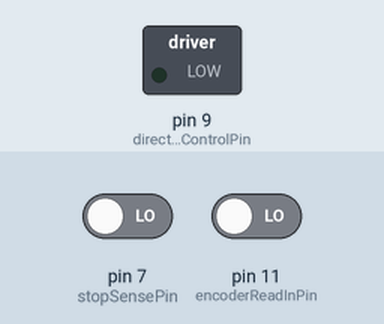
This sketch was run on a simulated Arduino Uno, built with avr-gcc and run on an emulated ATmega328P. On the bench: switched loads named in the sketch (green lamp = pin HIGH). The inputs (shaded band) are chosen by the test bench; at power-on: pin 7 (stopSensePin) LOW, pin 11 (encoderReadInPin) LOW. Pins used as bus, display or sensor lines are not drawn; what the sketch prints to the serial monitor is not drawn.

Above: at 1.2 s.
1.3 s: pin 7 (stopSensePin) driven HIGH
At 2.5 s:
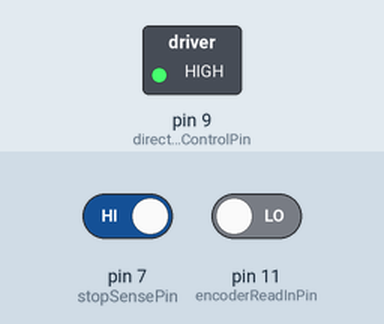
2.8 s: pin 7 (stopSensePin) driven LOW
At 5.6 s:
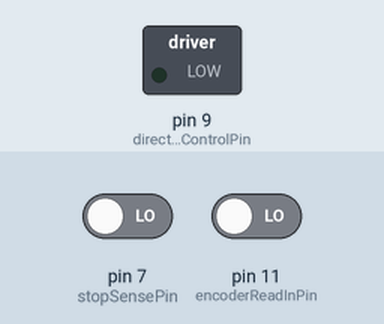
Timing chart, 0 to 7.1 s (numbered marks = the images above; inputs shaded):
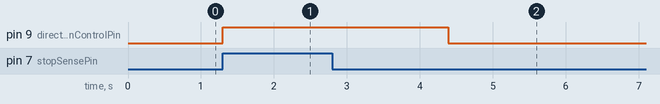

Measured:
- after the input at 1.3 s, pin 9 (directionControlPin): LOW → HIGH at once
- after the input at 2.8 s, pin 9 (directionControlPin): HIGH → LOW after 1.6 s

The sketch:

frequency_controller.ino
```cpp
/* Frequency Controller
 * This section of the code maintains a particular RPM on the generator. This in turn produces a fixed frequency on the output signal
 */

#include<math.h>                                            //for isnan()

// Pin Maps
const int directionControlPin=9;                            // Controls direction of rotation for stepper HIGH->Clockwise LOW->Anti-Clockwise
const int stepperStepPin=8;                                 // Step pulses makes the motor turn HIGH->LOW transition for step
const int stopSensePin=7;                                   // HIGH->initializes the stepper to startPoint. LOW->resets stepper motor to zero
/*
 * stopSense needs to be mapped
 */
const int encoderReadInPin=11;                              // Encoder read in for Motor

void setup()
{
 pinMode(directionControlPin,OUTPUT);
 pinMode(stepperStepPin,OUTPUT);
 pinMode(stopSensePin,INPUT);
 pinMode(encoderReadInPin,INPUT);
 Serial.begin(9600);
}

class stepperCustom                                           // Only effective for Motor2 (as of Built 1.0)
{
  private:
  int current_position=0;                                                // Keeps track of current position of servo
  const int startPoint=100;
  public:
  int readCurrentPosition();
  void startupM();                                            // Initializes stepper motor to starting position (startPoint)
  void shutdownM();                                           // Resets stepper to zero position
  void stepForward(int n);                                    // Steps forward for 'n' steps
  void stepBackward(int n);                                   // Steps backward for 'n' steps
  int readFromSerial();                                       // Reads input RPM from serial
  bool controller(int rpm, double readOut);                   // Maintains control of motor RPM w.r.t encoder
};

class encoder
{
  private:
  double RPM;
  public:
  double readEncoder();                       // Reads current value from both encoders
  void writeToSerial();
};

int stepperCustom::readCurrentPosition()
{
  return this->current_position;
}

void stepperCustom::startupM()
{
//    Serial.println("Motor Starting");
    digitalWrite(directionControlPin,HIGH);
    digitalWrite(stepperStepPin,HIGH);
    while(this->current_position<=startPoint)
    {
      digitalWrite(stepperStepPin,HIGH);
      delay(5);
      digitalWrite(stepperStepPin,LOW);
      delay(5);
//      Serial.println(this->current_position);
      this->current_position+=1;
    }
    delay(5);
}

void stepperCustom::shutdownM()
{
//    Serial.println("Motor Shutdown");
    digitalWrite(directionControlPin,LOW);
    digitalWrite(stepperStepPin,HIGH);
    while(this->current_position>0)
    {
      digitalWrite(stepperStepPin,HIGH);
      delay(5);
      digitalWrite(stepperStepPin,LOW);
      delay(5);
//      Serial.println(this->current_position);
      this->current_position-=1;
    }
    delay(5);
    this->current_position=0;
}

void stepperCustom::stepForward(int steps)
{
//    Serial.println("FWD");
    digitalWrite(directionControlPin,HIGH);
    for(int i=0;i<=steps;i++)
    {
      digitalWrite(stepperStepPin,HIGH);
      delay(20);
      digitalWrite(stepperStepPin,LOW);
      delay(20);
//      Serial.println(this->current_position);
      this->current_position+=1;
    }
    delay(20);
}

void stepperCustom::stepBackward(int steps)
{
//  Serial.println("BWD");
  digitalWrite(directionControlPin,LOW);
  for(int i=0;i<=steps;i++)
  {
    digitalWrite(stepperStepPin,HIGH);
    delay(20);
    digitalWrite(stepperStepPin,LOW);
    delay(20);
//    Serial.println(this->current_position);
    this->current_position-=1;
  }
  delay(20);
}

bool stepperCustom::controller(int rpm, double readOut)
{
  int error=rpm-readOut, steps=0;
  int delta=30;                                               //minimum error range. Stops PID controller if error is within delta
  if(abs(error)<=150)                                         //control singal limited to promote slower convergence
    steps=1;
  else
    steps=2;

  if(error>delta)
  {
    this->stepForward(steps);
    delay(50);
    return true;
  }
  else if(error<(-delta))
  {
    this->stepBackward(steps);
    delay(50);
    return true;
  }
  else
  {
    delay(1);
    return false;
  }
}

int stepperCustom::readFromSerial()
{
 byte buf[2];
 while(int(buf[0])==0)
    Serial.readBytesUntil('e',buf,2);
 return 30*(int)buf[0];
}

void encoder::writeToSerial()
{
  double RPM=this->RPM/60;                       //Convert RPM to Hz
  int buf[3];
  buf[2] = RPM - (int)RPM;
  RPM=(RPM-buf[2])/10;
  buf[1] = RPM - (int)RPM;
  buf[0]=RPM-buf[1];
  Serial.write(buf[0]);
  Serial.write(buf[1]);
  Serial.write(buf[2]);
  Serial.write("e");
}

double encoder::readEncoder()
{
  double duration, total_duration;
  long pulse_current_position;
  bool flag=true;
  long start_time=millis();

  while(flag==true)
  {
    if((millis()-start_time)>500)
    {
      flag=false;
      this->RPM=0;
    }
    else if(total_duration>0.0005)
       flag=false;

    duration=pulseIn(encoderReadInPin, HIGH);
    if(duration!=0)
    {
      total_duration+=(duration*0.000001);
      pulse_current_position+=1;
    }
  }
  this->RPM=(this->RPM+((pulse_current_position/total_duration)))/2;
//  Serial.println("RPM: ");
//  Serial.println(this->RPM);
//  Serial.println(" ");
  delay(1);
  if(flag==false)
    {
      this->writeToSerial();
      return this->RPM;
    }
}

stepperCustom stepper;
encoder motor;

void loop()                                                              //main() starts here
{
  int inputRPM=stepper.readFromSerial();

  if((stepper.readCurrentPosition()==0)&&(digitalRead(stopSensePin)==HIGH))
  {
    stepper.startupM();
    delay(20);
  }

  if((stepper.readCurrentPosition()>0)&&(digitalRead(stopSensePin)==HIGH))
  {
    stepper.controller(inputRPM, motor.readEncoder());
    delay(50);
  }

  if((stepper.readCurrentPosition()>0)&&(digitalRead(stopSensePin)==LOW))
     stepper.shutdownM();
}
```
